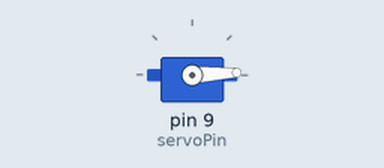
Simulated run of this sketch. Board: Arduino Uno, built with avr-gcc and run on an emulated ATmega328P. On the bench: servo.

Above: at 0.05 s.
At 1.3 s:
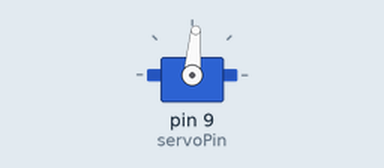
At 2.6 s:
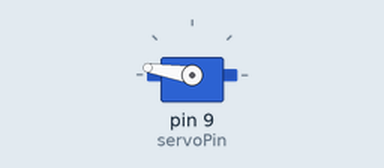
At 5.2 s:
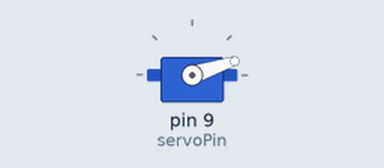
Timing chart, 0 to 7.1 s (numbered marks = the images above):
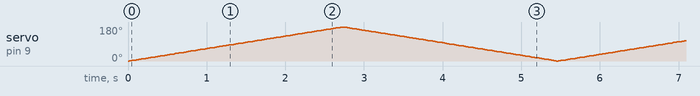

The sketch:

Project_05_Servo_Rotation.ino
```cpp
//*************************************************************************************
/*
项目05 舵机转动
控制舵机进行扫地
*/
#include <Servo.h>
#define servoPin 9

Servo myServo;  // 创建舵机对象来控制舵机
int pos = 0;    // 变量存储舵机位置

void setup() {
  myServo.attach(servoPin);  // 将引脚9上的伺服连接到伺服对象上
}

void loop() {
  for (pos = 0; pos <= 180; pos += 1) { // 从0°到180°
    // in steps of 1 degree
    myServo.write(pos);              // 告诉舵机到变量“pos”的位置
    delay(15);                       // 等待15毫秒舵机到达“pos”的位置
  }
  for (pos = 180; pos >= 0; pos -= 1) { // 从180°到0°
    myServo.write(pos);              // 告诉舵机到变量“pos”的位置
    delay(15);                       // 等待15毫秒舵机到达“pos”的位置
  }
}
//********************************************************************************
```
